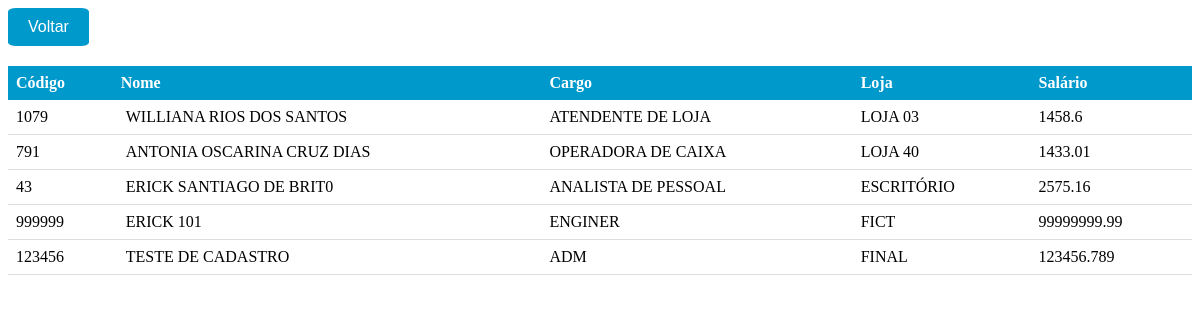
Page /empregados on the committed database.
### app.py (models this page shows, shortened)
class Cadastro(db.Model):
    __tablename__ = 'cadastro'
    id = db.Column(db.Integer, primary_key=True)
    codigo = db.Column(db.String(10))
    nome = db.Column(db.String(100))
    cargo = db.Column(db.String(100))
    loja = db.Column(db.String(100))
    salario = db.Column(db.Float)

### app.py (the view)
@app.route('/empregados')
def listar_empregados():
    empregados = Cadastro.query.all()
    return render_template('cadastros.html', empregados=empregados)

### templates/cadastros.html (shortened to what this page needs)
<!DOCTYPE html>
<html>
<head>
  <link rel="stylesheet" type="text/css" href="{{ url_for('static', filename='css/cadastros.css') }}">
</head>
<body>
  <button class="button-back" onclick="window.location.href='/'">
    Voltar
  </button>
  <table>
    <thead>
      <tr>
        <th>Código</th>
        <th>Nome</th>
        <th>Cargo</th>
        <th>Loja</th>
        <th>Salário</th>
      </tr>
    </thead>
    <tbody>
      {% for empregado in empregados %}
      <tr>
        <td>{{ empregado.codigo }}</td>
        <td>
          {{ empregado.nome }}
        </td>
        <td>{{ empregado.cargo }}</td>
        <td>{{ empregado.loja }}</td>
        <td>{{ empregado.salario }}</td>
      </tr>
      {% endfor %}
    </tbody>
  </table>
</body>
</html>

### static/css/cadastros.css (style rules this page uses)
.button-back { background-color: #0099CC; color: white; border: none; padding: 10px 20px; text-align: center; text-decoration: none; display: inline-block; font-size: 16px; margin-bottom: 10px; cursor: pointer; border-radius: 10%; }
table { width: 100%; border-collapse: collapse; margin-top: 10px; }
th { background-color: #0099CC; color: white; padding: 8px; text-align: left; }
td { padding: 8px; border-bottom: 1px solid #ddd; }

### rows in the picture
Cadastro: codigo "1079", nome "WILLIANA RIOS DOS SANTOS", cargo "ATENDENTE DE LOJA", loja "LOJA 03", salario "1458.6"
Cadastro: codigo "791", nome "ANTONIA OSCARINA CRUZ DIAS", cargo "OPERADORA DE CAIXA", loja "LOJA 40", salario "1433.01"
Cadastro: codigo "43", nome "ERICK SANTIAGO DE BRIT0", cargo "ANALISTA DE PESSOAL", loja "ESCRITÓRIO", salario "2575.16"
Cadastro: codigo "999999", nome "ERICK 101", cargo "ENGINER", loja "FICT", salario "99999999.99"
Cadastro: codigo "123456", nome "TESTE DE CADASTRO", cargo "ADM", loja "FINAL", salario "123456.789"
